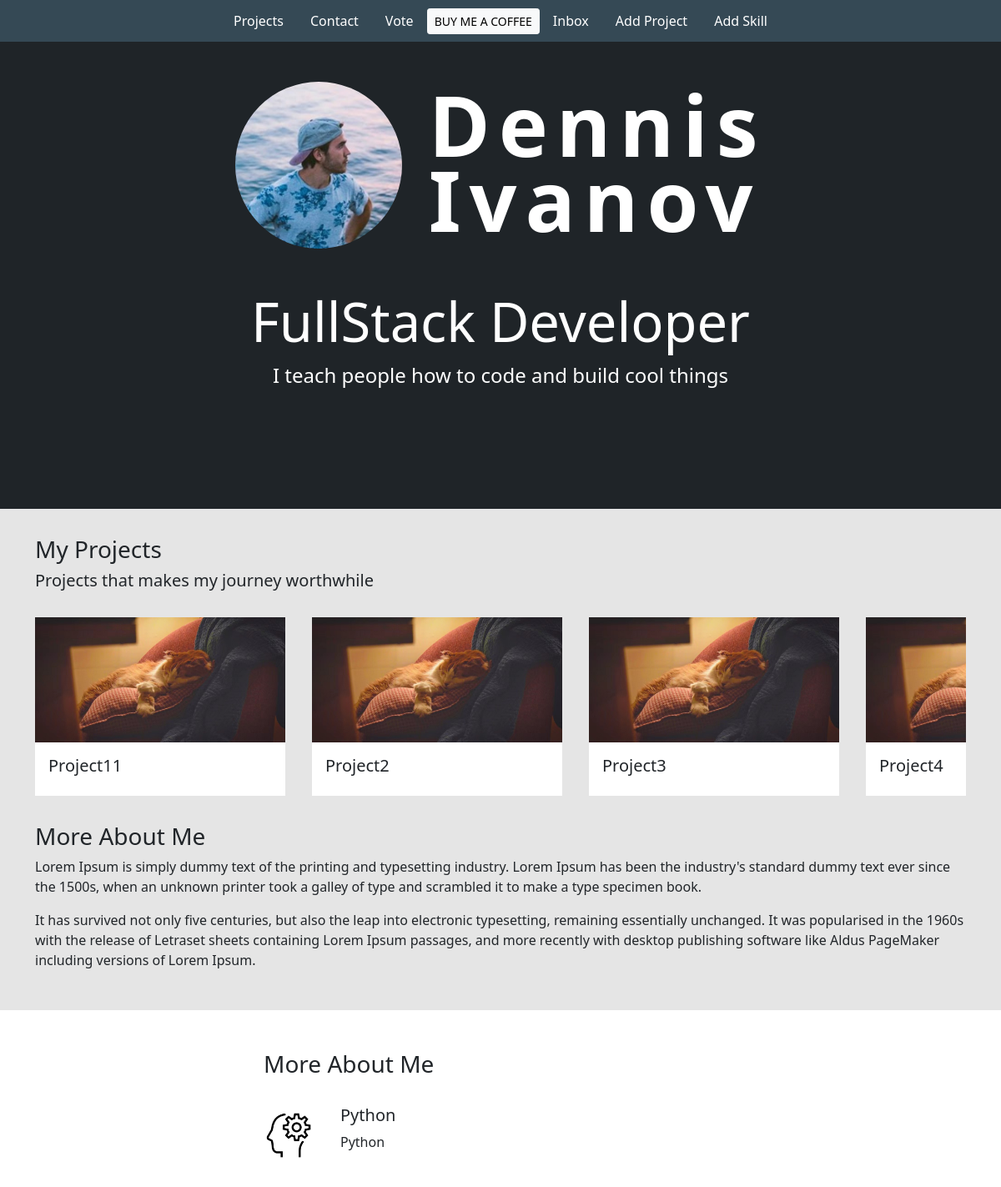
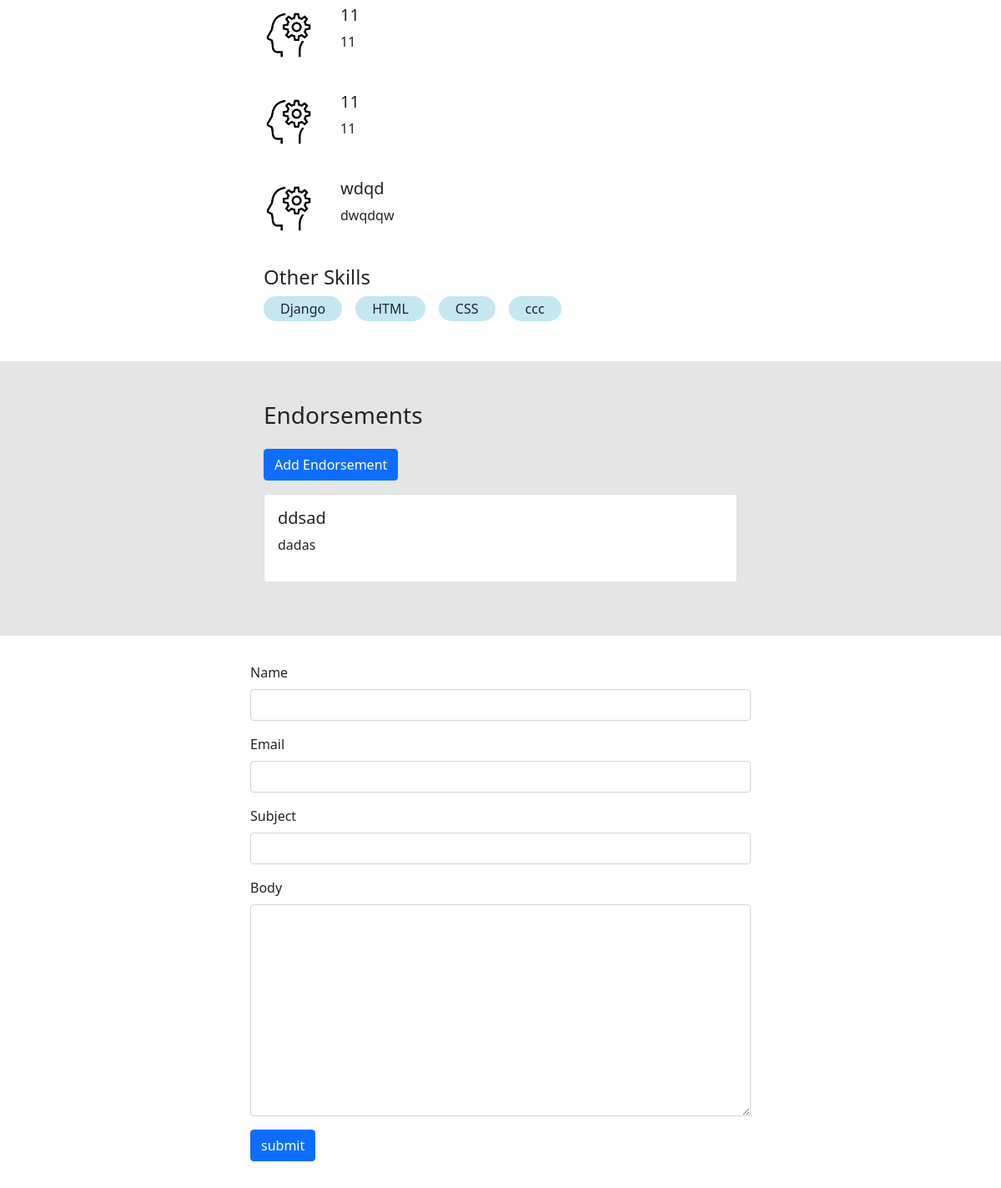
The app's page / (signed in) with its own data (2 pictures, top to bottom).
### base/models.py (models this page shows, shortened)
class Project(models.Model):
    id = models.UUIDField(default=uuid.uuid4, unique=True, primary_key=True, editable=False)
    title = models.CharField(max_length=200)
    thumbnail = models.ImageField(null=True)
    body = RichTextUploadingField()
    slug = models.SlugField(null=True, blank=True)
    created = models.DateTimeField(auto_now_add=True)

class Skill(models.Model):
    id = models.UUIDField(default=uuid.uuid4, unique=True, primary_key=True, editable=False)
    title = models.CharField(max_length=200)
    body = models.TextField(blank=True)
    logo = models.ImageField(null=True, default="skill.png")
    created = models.DateTimeField(auto_now_add=True)

class Endorsement(models.Model):
    name = models.CharField(max_length=200, null=True)
    body = models.TextField()
    featured = models.BooleanField(default=False, null=True)
    approved = models.BooleanField(default=False)

class Message(models.Model):
    id = models.UUIDField(default=uuid.uuid4, unique=True, primary_key=True, editable=False)
    name = models.CharField(max_length=200)
    email = models.CharField(max_length=200)
    subject = models.CharField(max_length=200)
    body = models.TextField()
    is_read = models.BooleanField(default=False)
    created = models.DateTimeField(auto_now_add=True)

### base/views.py (the view)
# urls.py: path('', views.home_page, name='home'),
def home_page(request):
    projects = Project.objects.all()
    skills = Skill.objects.filter(body='')
    detailed_skills = Skill.objects.exclude(body='')
    form = MessageForm()
    if request.method == 'POST':
        form = MessageForm(request.POST)
        if form.is_valid():
            form.save()
            messages.success(request, 'Your message is successfully sent.')
    endorsements = Endorsement.objects.filter(approved=True)
    context = {
        'projects': projects,
        'skills': skills,
        'detailed_skills': detailed_skills,
        'form': form,
        'endorsements': endorsements,
               }
    return render(request, 'base/home.html', context=context)

### base/form.py
class MessageForm(ModelForm):
    class Meta:
        model = Message
        fields = '__all__'
        exclude = ['is_read']
    def __init__(self, *args, **kwargs):
        super(MessageForm, self).__init__(*args, **kwargs)
        self.fields['name'].widget.attrs.update(
            {'class': 'form-control'})
        self.fields['email'].widget.attrs.update(
            {'class': 'form-control', })
        self.fields['subject'].widget.attrs.update(
            {'class': 'form-control', })
        self.fields['body'].widget.attrs.update(
            {'class': 'form-control', })

### base/templates/base/home.html (shortened to what this page needs)
{% extends 'base/main.html' %}
{% load static %}
{% block content %}
<section class="hero">
    <div class="hero--content">
        <div class="hero--content--intro">
            <img id="profile_pic" src="{% static 'images/dennis.jpg' %}">
            <h1 class="intro--name">Dennis <br> Ivanov</h1>
        </div>
        <div class="hero--content--subheadline">
            <h3 class="description">FullStack Developer</h3>
            <p class="slogan">I teach people how to code and build cool things</p>
        </div>
    </div>
</section>
<section class="container section--2">
    <h3>My Projects</h3>
    <h5>Projects that makes my journey worthwhile</h5>
    <div class="projects--wrapper">
        {% for project in projects %}
        <div class="project--column">
            <a href="{% url 'project' project.id %}">
                <img class="project--thumbnail" src="{{project.thumbnail.url}}">
            </a>
            <div class="project--body">
                <h5>{{project.title}}</h5>
            </div>
        </div>
        {% empty %}
        <h3>There are no projects in the database...</h3 {% endfor %} </div>
        <div class="about--wrapper">
            <h3>More About Me</h3>
            <p>Lorem Ipsum is simply dummy text of the printing and typesetting industry. Lorem Ipsum has been the
                industry's standard dummy text ever since the 1500s, when an unknown printer took a galley of type
                and
                scrambled it to make a type specimen book.</p>
            <p> It has survived not only five centuries, but also the leap into electronic typesetting, remaining
                essentially unchanged. It was popularised in the 1960s with the release of Letraset sheets
                containing
                Lorem Ipsum passages, and more recently with desktop publishing software like Aldus PageMaker
                including
                versions of Lorem Ipsum.</p>
        </div>
</section>
<section class="section--1">
    <div class="skills--container">
        <h3>More About Me</h3>
        {% for skill in detailed_skills %}
        <div class="skill--wrapper">
            {% if skill.logo %}
            <img class="skill--logo" src="{{skill.logo.url}}">
            {% endif %}
            <div>
                <h5>{{skill.title}}</h5>
                <p>{{skill.body}}</p>
            </div>
        </div>
        {% endfor %}
        <h4>Other Skills</h4>
        <div class="other--skills--wrapper">
            {% for skill in skills %}
            <div class="skill--tag">
                <span>{{skill.title}}</span>
            </div>
            {% endfor %}
        </div>
    </div>
</section>
<section class="section--2">
    <div class="skills--container">
        <h3>Endorsements</h3>
        <a class="btn btn-primary my-3" href="{% url 'add-endorsement' %}">Add Endorsement</a>
        {% for i in endorsements %}
        <div style="margin-bottom: 1em;" class="card">
            <div class="card-body">
                <h5>{{i.name}}</h5>
                <p>{{i.body}}</p>
            </div>
        </div>
        {% endfor %}
    </div>
</section>
<section class="section--1">
    <div class="container">
        <form class="contact--form" method="POST">
            {% for field in form %}
            <div class="mb-3">
                <label for="exampleInputPassword1" class="form-label">{{field.label}}</label>
                {{field}}
            </div>
            {% endfor %}
            <input class="btn btn-primary" type="submit" value="submit">
        </form>
    </div>
</section>
{% endblock content %}

### base/templates/base/main.html (shortened to what this page needs)
<!DOCTYPE html>
{% load static %}
<html>
<head>
    <link href="https://cdn.jsdelivr.net/npm/bootstrap@5.0.1/dist/css/bootstrap.min.css" rel="stylesheet"
>
    <link rel='stylesheet' type='text/css' media='screen' href="{% static 'styles/main.css' %}">
</head>
<body>
    {% include 'base/navbar.html' %}
    {% block content %}
    {% endblock content %}
</body>
</html>

### base/templates/base/navbar.html
<section class="navigation-bar">
    <a class="nav-link" href="{% url 'home' %}">
        Projects
    </a>
    <a class="nav-link" href="#">
        Contact
    </a>
    <a class="nav-link" href="{% url 'chart' %}">
        Vote
    </a>
    <a class="btn btn-light btn-sm" href="{% url 'donation' %}">
        BUY ME A COFFEE
    </a>
    {% if request.user.is_authenticated %}
    <a class="nav-link" href="{% url 'inbox' %}">
        Inbox
    </a>
    <a class="nav-link" href="{% url 'add-project' %}">
        Add Project
    </a>
    <a class="nav-link" href="{% url 'add-skill' %}">
        Add Skill
    </a>
    {% endif %}
</section>

### static/styles/main.css (style rules this page uses)
body { background-color: #E5E5E5; }
.section--1 { background-color: #fff; padding-top: 2em; padding-bottom: 2em; }
.section--2 { background-color: #E5E5E5; padding-top: 2em; padding-bottom: 2em; }
.navigation-bar { background-color: #354955; height: 50px; display: flex; justify-content: center; align-items: center; }
.nav-link { color: #fff; }
.hero { background-color: #1F2428; min-height: 70vh; color: #fff; }
#profile_pic { height: 200px; width: 200px; object-fit: cover; border-radius: 50%; }
.hero--content { width: 800px; margin: 0 auto; padding: 3em; }
.hero--content--intro { display: flex; color: #fff; justify-content: center; align-items: center; gap: 2em; margin-bottom: 3em; }
.intro--name { font-size: 100px; letter-spacing: .1em; font-weight: 700; line-height: .9em; }
.description { font-size: 65px; text-align: center; }
.slogan { font-size: 24px; text-align: center; }
.projects--wrapper { display: flex; justify-content: flex-start; gap: 2em; margin-top: 2em; margin-bottom: 2em; overflow-x: auto; }
.project--column { min-width: 300px; }
.project--thumbnail { width: 100%; height: 150px; object-fit: cover; }
.project--body { background-color: #fff; padding: 1em; }
.skills--container { width: 600px; margin: 0 auto; padding: 1em; }
.skill--wrapper { margin-top: 2em; margin-bottom: 2em; display: flex; gap: 2em; align-items: center; }
.skill--logo { width: 60px; object-fit: contain; }
.other--skills--wrapper { display: flex; flex-wrap: wrap; gap: 1em; }
.skill--tag { background-color: #C4E7F2; width: fit-content; padding: 3px 20px; border-radius: 20px; }
.contact--form { display: block; max-width: 600px; margin: 0 auto; }

### records on screen
Project: thumbnail (picture), title "Project11"
Project: thumbnail (picture), title "Project2"
Project: thumbnail (picture), title "Project3"
Project: thumbnail (picture), title "Project4"
Skill: logo (picture), title "Python", body "Python"
Skill: logo (picture), title "11", body "11"
Skill: logo (picture), title "11", body "11"
Skill: logo (picture), title "wdqd", body "dwqdqw"
Skill: title "Django"
Skill: title "HTML"
Skill: title "CSS"
Skill: title "ccc"
Endorsement: name "ddsad", body "dadas"

### other values on screen
{{ field.label }} "Name" "Email" "Subject" "Body"
